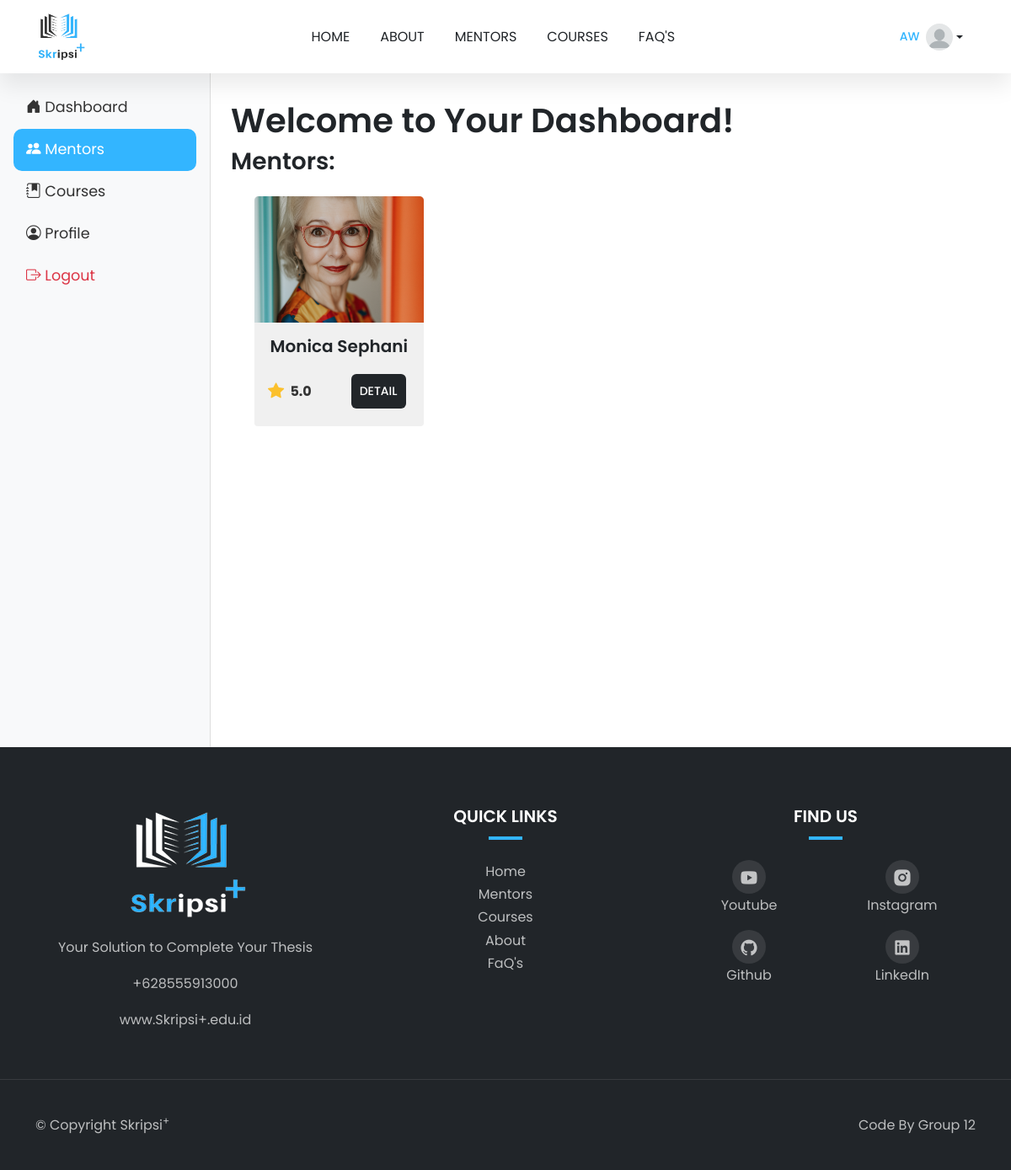
Page /dashboard-mentors/ (signed in) on the committed database.
### public_app/models.py (models this page shows, shortened)
class Purchase(models.Model):
    user = models.ForeignKey(settings.AUTH_USER_MODEL, on_delete=models.CASCADE)
    mentor = models.ForeignKey(Mentor, on_delete=models.SET_NULL, null=True, blank=True)
    course = models.ForeignKey(Course, on_delete=models.SET_NULL, null=True, blank=True)
    purchased_at = models.DateTimeField(auto_now_add=True)

class Mentor(models.Model):
    name = models.CharField(max_length=100)
    image = models.ImageField(upload_to='mentors/')
    rating = models.DecimalField(max_digits=2, decimal_places=1)
    experience = models.PositiveIntegerField(help_text="Experience in years")
    specialization = models.CharField(max_length=100)
    bio = models.TextField()
    education = models.TextField(help_text="Educational background")
    skills = models.TextField(help_text="Comma-separated list of skills")
    price = models.DecimalField(max_digits=10, decimal_places=3, default=0.0, help_text="Consultation fee")

### public_app/views.py (the view)
# urls.py: path('dashboard-mentors/', views.dashboard_mentors, name='dashboard_mentors'),
@login_required(login_url='account_login')
def dashboard_mentors(request):
    purchases = Purchase.objects.filter(user=request.user)
    return render(request, 'dashboard-mentors.html', {'purchases': purchases})

### public_app/templates/dashboard-mentors.html (shortened to what this page needs)
{% extends 'layouts/base.html' %} {% block content %}
<div class="d-flex">
  {% include 'components/sidebar.html' %}
  <main class="flex-grow-1 mt-2">
    <div class="content-dashboard p-4">
      <h1>Welcome to Your Dashboard!</h1>
      <h3>Mentors:</h3>
      <div class="row ms-lg-3 mb-3">
        {% for purchase in purchases %} {% if purchase.mentor %}
        <div class="col-lg-3 col-md-6 mt-3">
          <div class="card h-100" style="width: 100%">
            <div class="image-zoom">
              <div class="image-zoom-wrapper">
                <img
                  src="{{ purchase.mentor.image.url }}"
                  class="card-img-top"
                  alt="{{ purchase.mentor.name }}"
                />
              </div>
            </div>
            <div class="card-body d-flex flex-column text-center">
              <h5 class="card-title mb-3">{{ purchase.mentor.name }}</h5>
              <div
                class="mt-auto d-flex justify-content-between align-items-center"
              >
                <div class="rating d-flex align-items-center">
                  <i class="bi bi-star-fill"></i>
                  <span class="ms-1">{{ purchase.mentor.rating }}</span>
                </div>
                <a
                  href="{% url 'mentor_detail' purchase.mentor.id %}"
                  class="btn btn-brand"
                  >Detail</a
                >
              </div>
            </div>
          </div>
        </div>
        {% endif %} {% endfor %}
      </div>
    </div>
  </main>
</div>
{% endblock content %}

### public_app/templates/components/navbar.html (shortened to what this page needs)
{% load static %}
<nav class="navbar navbar-expand-lg bg-white sticky-top">
  <div class="container">
    <a class="navbar-brand" href="/">
      <img
        class="logo"
        src="{% static 'img/Light-removebg-preview.png'%}"
        alt="logo-Skripsi+"
      />
    </a>
    <div class="collapse navbar-collapse" id="Nav">
      <ul class="navbar-nav m-auto">
        <li class="nav-item">
          <a
            class="nav-link {% if request.resolver_match.url_name == 'home' %}active{% endif %}"
            href="{% url 'home' %}"
            >Home</a
          >
        </li>
        <li class="nav-item">
          <a
            class="nav-link {% if request.resolver_match.url_name == 'about' %}active{% endif %}"
            href="{% url 'about' %}"
            >About</a
          >
        </li>
        <li class="nav-item">
          <a
            class="nav-link {% if request.resolver_match.url_name == 'mentors' %}active{% endif %}"
            href="{% url 'mentors' %}"
            >Mentors</a
          >
        </li>
        <li class="nav-item">
          <a
            class="nav-link {% if request.resolver_match.url_name == 'course' %}active{% endif %}"
            href="{% url 'course' %}"
            >Courses</a
          >
        </li>
        <li class="nav-item">
          <a
            class="nav-link {% if request.resolver_match.url_name == 'faq' %}active{% endif %}"
            href="{% url 'faq' %}"
            >FaQ's</a
          >
        </li>
      </ul>
      {% if user.is_authenticated %}
      <div class="dropdown d-none d-lg-block">
        <button
          class="d-flex align-items-center text-decoration-none dropdown-toggle user-icon btn btn-outline-secondary"
          id="dropdownUser"
          data-bs-toggle="dropdown"
          aria-expanded="false"
          style="color: #212529; background: none; border-radius: 50px; border-width: 3px;">
          <span class="me-2">{{ user.username }}</span>
          {% if user.profile.photo %}
            <img src="{{ user.profile.photo.url }}" alt="User Photo" class="rounded-circle" style="width: 32px; height: 32px; object-fit: cover;">
          {% else %}
            <img src="{% static 'img/profil.png'%}" alt="User Photo" class="rounded-circle" style="width: 32px; height: 32px; object-fit: cover;">
          {% endif %}
        </button>
      </div>
      {% endif %}
    </div>
  </div>
</nav>

### static/css/style.css (style rules this page uses)
:root { --c-dark: #212529; --c-brand: #33b5ff; --c-brand-rgb: 51, 181, 255; --c-white-rgb: 255, 255, 255; --c-dark-rgb: 33, 37, 41; --c-body: #727272; --box-shadow: 0px 15px 25px rgba(0, 0, 0, 0.08); --transition: all 0.5s ease; --font-base: "Poppins-Variable", sans-serif; }
* { padding: 0; margin: 0; box-sizing: border-box; font-family: var(--font-base); }
body { line-height: 1.7 !important; color: var(--c-body) !important; font-size: 16px !important; }
h1,h2,h3,h4,h5,h6, .h1,.h2,.h3,.h4,.h5,.h6 { font-weight: 600 !important; color: var(--c-dark); }
a { text-decoration: none !important; }
span { color: var(--c-brand); }
.image-zoom { position: relative; overflow: hidden; }
.image-zoom-wrapper { overflow: hidden; position: relative; }
.image-zoom-wrapper img { transition: var(--transition); }
.btn { font-weight: 500; font-size: 14px; text-transform: uppercase; border-radius: 6px !important; padding: 10px 24px; }
.btn-brand { background-color: var(--c-dark) !important; border-color: var(--c-dark); color: #ffffff !important; }
.navbar { box-shadow: var(--box-shadow); }
.navbar-nav .nav-link { font-weight: 400 !important; color: var(--c-dark); text-transform: uppercase; margin: 10px; padding: 10px; text-decoration: none; font-size: 16px; }
.logo { width: 60px; }
.btn { padding: 10px; margin: 5px; background-color: none; border: none; }
.card { border: none !important; background-color: #F0F0F0 !important; flex: 1 1 300px; display: flex; flex-direction: column; justify-content: space-between; height: 100%; font-size: 16px !important; }
.card-body { flex-grow: 1; display: flex; flex-direction: column; justify-content: flex-start; }
.rating i { color: #fbc02d; font-size: 1.2rem; margin-right: 0.2rem; }
.rating span { font-size: 1rem; font-weight: bold; color: #333; }

### rows in the picture
Purchase: mentor.image (picture), mentor.name "Monica Sephani", mentor.rating "5.0"

### other values in the picture
{{ user.username }} "AW"
